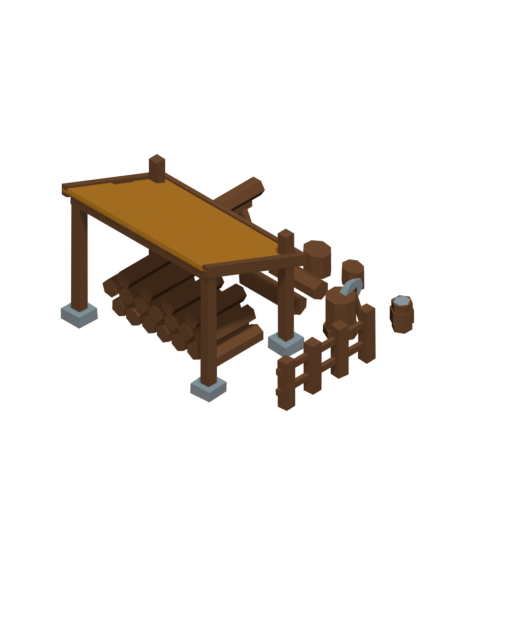
#> input picture lumbercamp/renders/lc_x_180_raw.png, 512 x 640 px
$ python -i compose.py   (imports and definitions only)
#> lines starting #> are read from the running program, lines starting #| are printed output that depends on the picture
"""compose.py — из сырого кадра сделать СПРАЙТ: обрезка, контур, контактная тень.

    $PY3 compose.py --raw renders/bs_x_0_raw.png --out out/bs_0.png \
         --shadow-x 0.9 --shadow-y 0.0

Зачем отдельный шаг.  Сырой рендер — это картинка сцены: постройка висит в
центре кадра, у неё нет контура, и под ней нет пятна тени.  В атласе игры
спрайт — это ВЫРЕЗАННЫЙ объект с контуром и тенью, прижатый к точке опоры:
именно по точке опоры движок ставит его на карту, и именно контур отделяет
постройку от фона.

Порядок операций жёсткий:
    1) найти силуэт (альфа > 0) и обрезать кадр с полем `pad`;
    2) нарисовать контактную тень — эллипс в ПРОЕКЦИИ, а не круг: в изометрии
       2:1 круг превращается в эллипс с отношением осей 1:0.577;
    3) расширить силуэт на `dilate` пикселей и залить контуром;
    4) отдать PNG с прозрачным фоном и записать точку опоры в JSON.

Пороговые значения (толщина контура, размеры и прозрачность тени) — из канона
палитры скилла `4tox-lowpoly-3d` (`references/palette.json → outline, shadow`),
их проверяет гейт кадра (`scripts/audit.py`).
"""
import argparse
import json
import math
import os

import numpy as np
from PIL import Image, ImageFilter

# Контур: почти чёрный с зеленоватым уходом (как у эталонов атласа).
OUTLINE_RGB = (12, 16, 12)
OUTLINE_DILATE = 1                 # px при 96 ppu
SHADOW_RGB = (0, 0, 0)
SHADOW = dict(a=1.40, b=0.35, angle_deg=8.0, alpha=0.44, blur=2.2,
              spread=0.55)         # a — ШИРИНА пятна в долях ширины силуэта
# Для ЛАГЕРЯ пятно подобрано ЧИСЛОМ по ВСЕМ ЧЕТЫРЁМ поворотам, а не на глаз:
# у постройки с разреженным двором силуэт широкий, и канонное 1.35 уходило
# из-под предметов серым озером, а 1.00 не дотягивало до порога (замер 0.57).
# Прогон 1.30/1.40/1.45/1.50 по кадрам 0/90/180/270 дал минимум 0.69/0.75/
# 0.78/0.81 — взято 1.40: наименьшее, что проходит на ВСЕХ поворотах (у 90
# силуэт уже, и по нему запас меньше).  Гейт: ширина пятна 0.70..2.0.
# Гейт кадра требует ширину пятна 0.7..2.0 от ширины силуэта: при 0.62 он даёт
# WARN «пятно есть, но не по канону».  b — полуось по Y в тех же долях.
ELLIPSE_K = math.sin(math.radians(35.2644))     # сжатие круга в изометрии 2:1


def ellipse_mask(size, cx, cy, a, b, angle_deg, blur):
    """Маска эллипса (a, b — полуоси в пикселях), повёрнутого на angle_deg."""
    w, h = size
    yy, xx = np.mgrid[0:h, 0:w].astype(np.float32)
    th = math.radians(angle_deg)
    dx, dy = xx - cx, yy - cy
    u = dx * math.cos(th) + dy * math.sin(th)
    v = -dx * math.sin(th) + dy * math.cos(th)
    d = (u / max(a, 0.5)) ** 2 + (v / max(b, 0.5)) ** 2
    # профиль пятна: 1 внутри, 0 снаружи, переход шириной около 0.35 радиуса.
    # Крутая кромка (1.0 - d) даёт пятно уже задуманного: гейт мерит ширину по
    # порогу альфы, и размытый край в замер не попадает.
    m = np.clip((1.12 - d) / 0.35, 0.0, 1.0)
    img = Image.fromarray((m * 255).astype(np.uint8))
    if blur:
        img = img.filter(ImageFilter.GaussianBlur(blur))
    return np.asarray(img, np.float32) / 255.0


def compose(raw_path, out_path, shadow_x=0.0, shadow_y=0.0, outline=True,
            pad=3, ppu=96.0, scale_k=None, write_json=True, anchor_raw=None):
    """Собрать спрайт.  Возвращает (путь, точка опоры X, Y, размеры).

    `anchor_raw = (x, y)` — точка опоры В СЫРОМ КАДРЕ, если её надо задать
    явно.  По умолчанию опора берётся по низу силуэта (низ, центр по X) — так
    делали прежние постройки.  Но игра читает `anchorX/anchorY` как «пиксель
    кадра, куда проецируется ЦЕНТР ПЯТНА застройки» (`js/buildings.js`,
    `spriteFrom`), а это не низ силуэта: у лагеря низ силуэта — передний пень,
    он на 2.2 клетки впереди центра пятна.

    Камера пайплайна ортографическая и смотрит в начало координат, поэтому
    центр пятна (0, 0, 0) проецируется ровно в центр кадра: (res_x/2, res_y/2)
    — для кадра 512 x 640 это (256, 320).  Проверяется числом:
    `tools/place_lumbercamp.py` сверяет габарит спрайта с проекцией габарита
    модели и без явной опоры даёт расхождение 87..111 px.
    """
#> called with raw_path = '../renders/lc_x_180_raw.png', out_path = 'out.png', shadow_x = 0, shadow_y = 0, outline = True, pad = 3, ppu = 96, write_json = True
    im = Image.open(raw_path).convert('RGBA')
#> im is the input picture: PIL image 512x640 RGBA; mean R, G, B, A 13, 8.9, 4.9, 31
    a = np.asarray(im)[:, :, :3].astype(np.float32)
    al = np.asarray(im)[:, :, 3].astype(np.float32) / 255.0
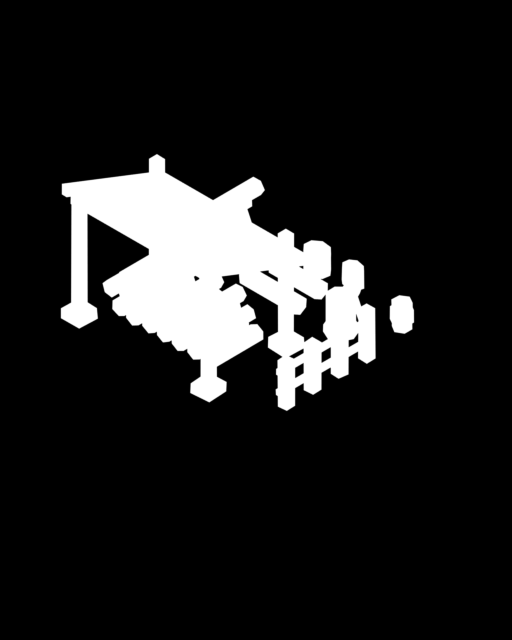
#> al: shape (640, 512) float32; min 0, max 1, mean 0.122
    ys, xs = np.nonzero(al > 0.35)
    if not len(xs):
        raise SystemExit('%s: пустой кадр (нет силуэта)' % raw_path)
    x0, x1, y0, y1 = xs.min(), xs.max(), ys.min(), ys.max()
#> x0 = 61; x1 = 413; y0 = 154; y1 = 410
    # точка опоры: низ силуэта, центр по X, плюс сдвиг под тень
    if anchor_raw is None:
        ax = int(round((x0 + x1) / 2.0 + shadow_x * float(ppu)))
#> ax = 237
        ay = int(y1)
#> ay = 410
    else:
        ax, ay = float(anchor_raw[0]), float(anchor_raw[1])
    k = 1.0 if scale_k is None else float(scale_k)
    dilate = max(1, int(round(OUTLINE_DILATE * k)))

    w, h = x1 - x0 + 1, y1 - y0 + 1
#> w = 353; h = 257
    sw = int(round(w * (1.0 + 2.0 * SHADOW['spread']))) + 2 * pad
#> sw = 747
    sh = int(round(h * (1.0 + 2.0 * SHADOW['spread']))) + 2 * pad
#> sh = 546
    W = max(sw, w + 2 * pad + 2 * dilate)
#> W = 747
    H = max(sh, h + 2 * pad + 2 * dilate)
#> H = 546
    ox, oy = (W - w) // 2, (H - h) // 2
#> ox = 197; oy = 144

    rgb = np.zeros((H, W, 3), np.float32)
    alpha = np.zeros((H, W), np.float32)
    rgb[oy:oy + h, ox:ox + w] = a[y0:y1 + 1, x0:x1 + 1]
    alpha[oy:oy + h, ox:ox + w] = al[y0:y1 + 1, x0:x1 + 1]
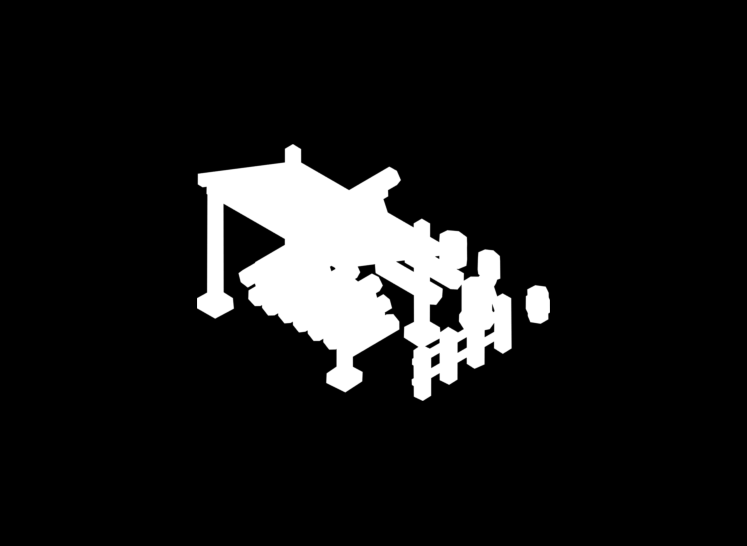
#> alpha: shape (546, 747) float32; min 0, max 1, mean 0.0977

    # 1) тень: эллипс под силуэтом, в проекции изометрии
    cx = ox + w / 2.0 + shadow_x * float(ppu)
#> cx = 373.5
    cy = oy + h - SHADOW['b'] * w * ELLIPSE_K * 0.5 + shadow_y * float(ppu)
#> cy = 365.3
    m = ellipse_mask((W, H), cx, cy, SHADOW['a'] * w * 0.5,
                     SHADOW['b'] * w * 0.5 * ELLIPSE_K, SHADOW['angle_deg'],
                     SHADOW['blur'] * k)
#> in ellipse_mask, `dx, dy = xx - cx, yy - cy`:
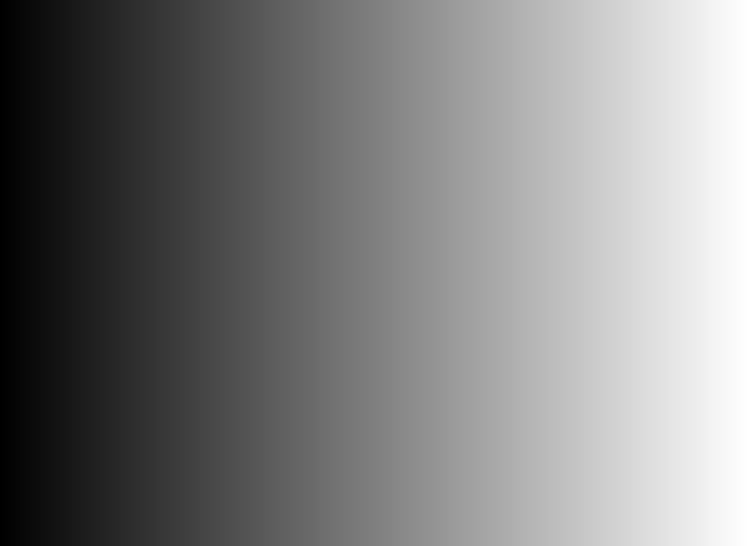
#> dx: shape (546, 747) float32; min -373.5, max 372.5, mean -0.5; drawn with min black and max white
#> in ellipse_mask, `dx, dy = xx - cx, yy - cy`:
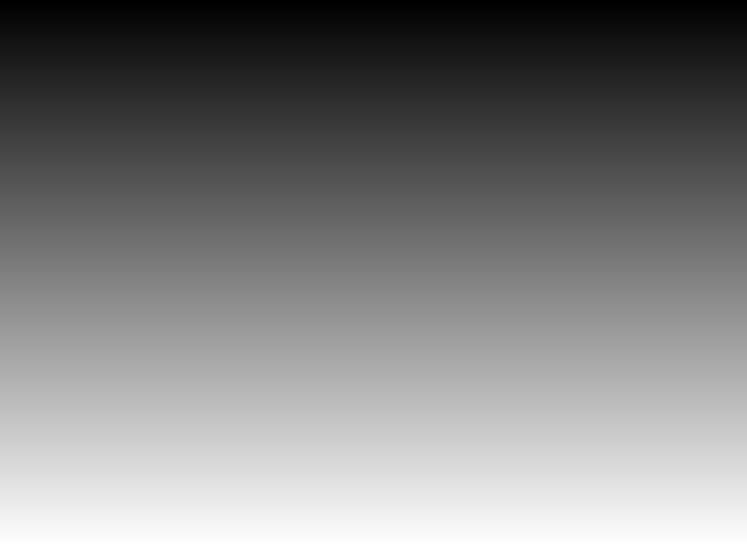
#> dy: shape (546, 747) float32; min -365.3, max 179.7, mean -92.8; drawn with min black and max white
#> in ellipse_mask, `v = -dx * math.sin(th) + dy * math.cos(th)`:
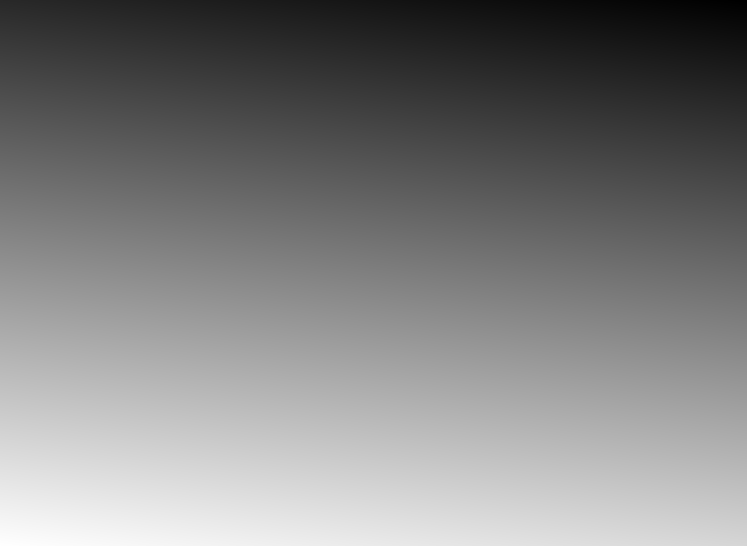
#> v: shape (546, 747) float32; min -413.6, max 229.9, mean -91.9; drawn with min black and max white
#> in ellipse_mask, `d = (u / max(a, 0.5)) ** 2 + (v / max(b, 0.5)) ** 2`:
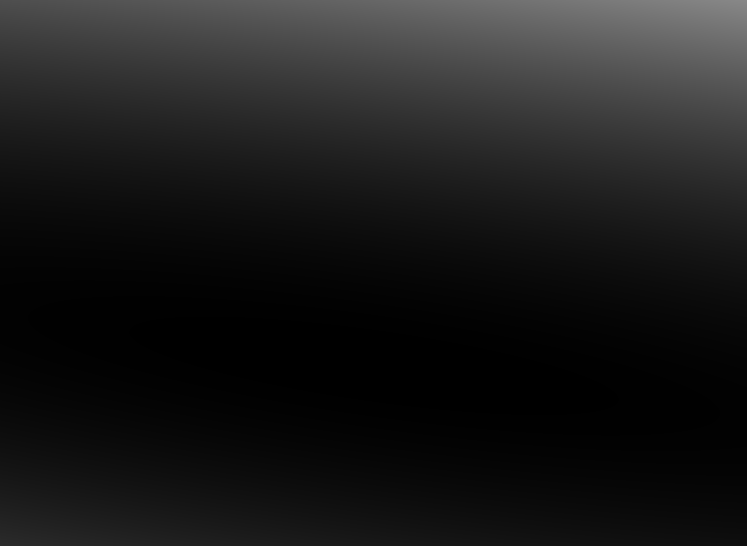
#> d: shape (546, 747) float32; min 5.02e-05, max 136.1, mean 27.3
    out_a = np.maximum(alpha, m * SHADOW['alpha'])
    sh_rgb = np.array(SHADOW_RGB, np.float32)[None, None, :]
    out_rgb = np.where((alpha > 0.02)[:, :, None], rgb,
                       sh_rgb * np.ones((H, W, 1), np.float32))

    sprite = np.concatenate([out_rgb, (out_a * 255.0)[:, :, None]], axis=2)

    # 2) контур: расширение силуэта (тень в контур не входит)
    if outline:
        layer = Image.fromarray(sprite.astype(np.uint8))
        al_img = layer.getchannel('A')
        grown = al_img.filter(ImageFilter.MaxFilter(2 * dilate + 1))
        ring = np.asarray(grown, np.float32) / 255.0 - \
            np.asarray(al_img, np.float32) / 255.0
        ring = np.clip(ring, 0.0, 1.0)
        oc = np.array(OUTLINE_RGB, np.float32)[None, None, :]
        base = sprite[:, :, :3]
        sprite[:, :, :3] = np.where(ring[:, :, None] > 0.5, oc, base)
        sprite[:, :, 3] = np.maximum(sprite[:, :, 3],
                                     (ring * 255.0).astype(np.float32))
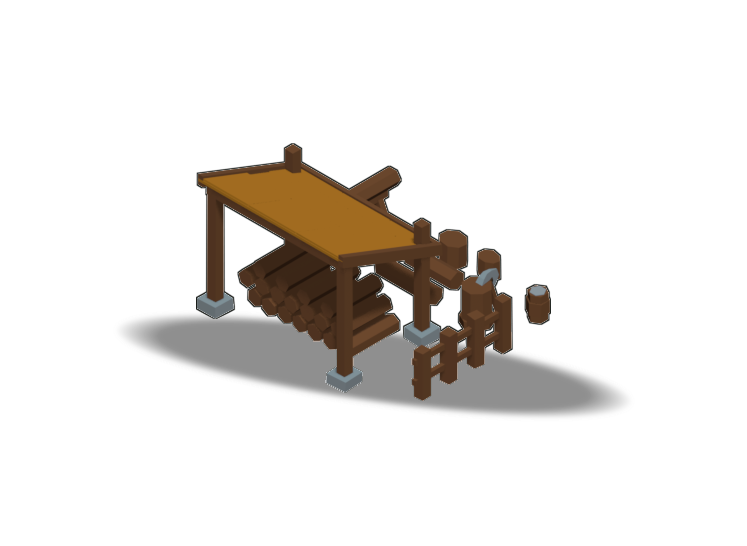
#> sprite: shape (546, 747, 4) float32; mean R, G, B, A 9.8, 6.7, 3.7, 31.7; transparent parts drawn white

    os.makedirs(os.path.dirname(os.path.abspath(out_path)), exist_ok=True)
    Image.fromarray(sprite.astype(np.uint8)).save(out_path)
    anchor = [int(round(ox + (ax - x0))), int(round(oy + (ay - y0)))]
#> anchor = [373, 400]
    if write_json:
        with open(os.path.splitext(out_path)[0] + '.json', 'w',
                  encoding='utf-8') as f:
            json.dump(dict(raw=os.path.basename(raw_path), anchor=anchor,
                           size=[W, H], ppu=ppu, outline=bool(outline),
                           dilate=dilate), f, ensure_ascii=False, indent=1)
    return out_path, anchor[0], anchor[1], (W, H)


def main():
    ap = argparse.ArgumentParser(description='сырой кадр -> спрайт')
    ap.add_argument('--raw', required=True)
    ap.add_argument('--out', required=True)
    ap.add_argument('--ppu', type=float, default=96.0)
    ap.add_argument('--shadow-x', type=float, default=0.0,
                    help='сдвиг тени и опоры по X в юнитах')
    ap.add_argument('--shadow-y', type=float, default=0.0)
    ap.add_argument('--anchor-raw', default=None,
                    help='точка опоры в сыром кадре, X,Y (умолчание — низ силуэта)')
    ap.add_argument('--no-outline', action='store_true')
    ap.add_argument('--json', dest='json_out')
    args = ap.parse_args()
    an = None
    if args.anchor_raw:
        an = [float(v) for v in args.anchor_raw.split(',')]
    path, ax, ay, size = compose(args.raw, args.out, args.shadow_x,
                                 args.shadow_y, outline=not args.no_outline,
                                 ppu=args.ppu, anchor_raw=an)
    print('%s  %dx%d  опора %d,%d' % (path, size[0], size[1], ax, ay))
    if args.json_out:
        with open(os.path.splitext(args.out)[0] + '.json', 'w',
                  encoding='utf-8') as f:
            json.dump(dict(path=args.out, anchor=[ax, ay], size=list(size),
                           ppu=args.ppu), f, ensure_ascii=False, indent=1)


# [2 lines not run here, left out]

>>> result = compose('../renders/lc_x_180_raw.png', 'out.png')
#> result = ('out.png', 373, 400, (747, 546))
